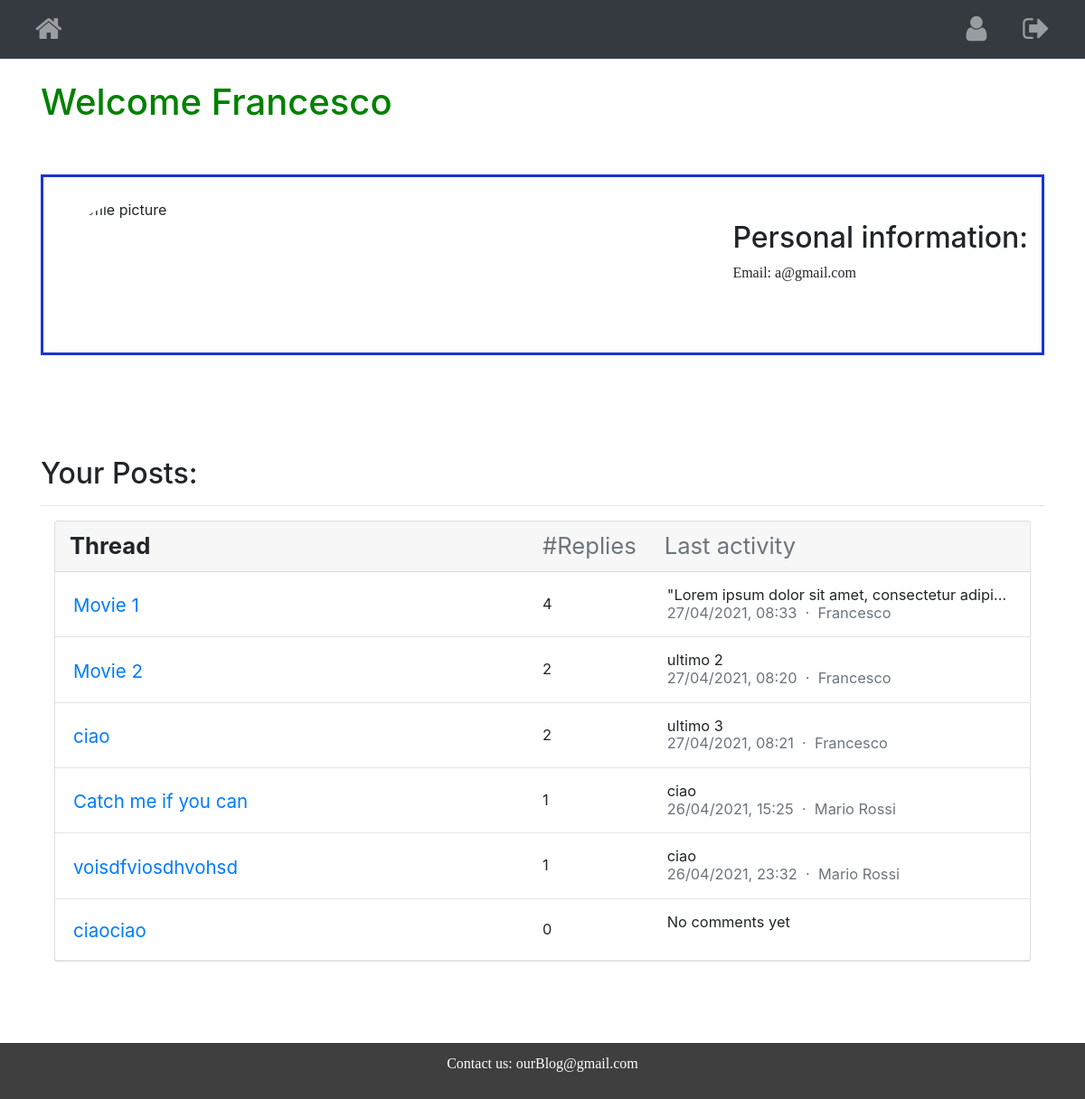
The app's page /profile (signed in), older data.
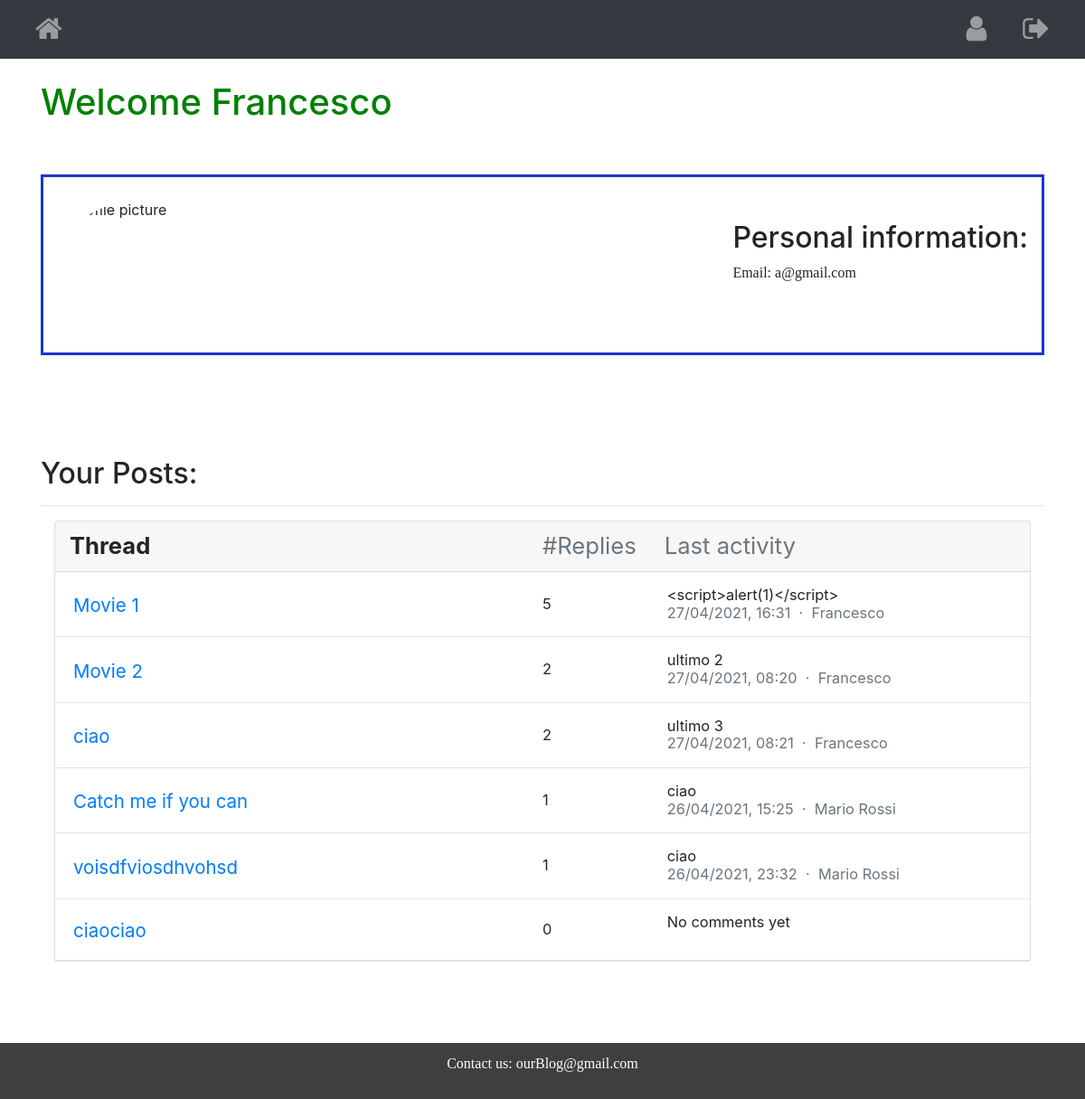
The same page, newer data.
### website/models.py (models this page shows)
class Post(db.Model):
    id = db.Column(db.Integer, primary_key=True)
    post_date = db.Column(db.DateTime(timezone=True), default=func.now())
    post_title = db.Column(db.String(200))
    post_text = db.Column(db.String(20000))
    post_image = db.Column(db.String(500)) #url
    user_id = db.Column(db.Integer, db.ForeignKey('user.id'))
    comments = db.relationship('Comment') # every time we create a post, add to a list the post_id and the associated post (?)

class Comment(db.Model, UserMixin):
    id = db.Column(db.Integer, primary_key=True)
    user_id = db.Column(db.Integer, db.ForeignKey('user.id'))
    post_id = db.Column(db.Integer, db.ForeignKey('post.id'))
    comment_text = db.Column(db.String(10000))
    comment_time = db.Column(db.DateTime(timezone=True), default=func.now())

### website/auth.py (the view)
@auth.route("/profile")
@login_required
def profile():
    postID_totalComments_dict = dict()
    postID_LastComment_dict = dict()
    for post in current_user.posts:
        totalComments = 0
        for comment in post.comments:
            totalComments += 1
        if len(post.comments) > 0:
            lastComment = post.comments[-1]
            postID_LastComment_dict.update({post.id : [lastComment.comment_text, lastComment.comment_time, User.query.get(lastComment.user_id).username]})
        postID_totalComments_dict.update({post.id: totalComments})
    print(postID_LastComment_dict)
    return render_template("profile.html", user=current_user, totalCommentXPost=postID_totalComments_dict, lastActivityInfo=postID_LastComment_dict)

### website/__init__.py (called while the page is built)
def create_app():
    app = Flask(__name__)
    app.config['SECRET_KEY'] = 'ciao'  #for securing session data
    app.config['SQLALCHEMY_DATABASE_URI'] = f'sqlite:///{DB_NAME}'
    db.init_app(app)
    from .views import views
    from .auth import auth
    app.register_blueprint(views, url_prefix="/")
    app.register_blueprint(auth, url_prefix="/")
    from .models import User, Post, Comment
    create_database(app)
    login_manager = LoginManager()
    login_manager.login_view = 'auth.login'
    login_manager.init_app(app)
    @login_manager.user_loader
    def load_user(id):
        return User.query.get(int(id)) #get is similar to filter_by, by defaults its gonna look for the primary key
    return app

### website/templates/profile.html (shortened to what the changed rows need)
{% extends "base.html" %} {% block title %}Profile{% endblock %}
{% block
content %}
<div>
    <h1>Welcome {{user.username}}</h1>
    <br>
</div>
<br>
<div class="container-fluid" style="border-style: solid solid solid solid ; border-width: 3px;	border-color:#1935d1; width: max-width; height: 200px;"
    data-column="80">
    <br>
    <br>
    <div style="float: right;">
        <h2>Personal information:</h2>
    </div>
    <br>
</div>
<br><br>
<h2 style="padding-bottom: 2em; padding-top: 2em;  margin: auto;
">Your Posts: {% if user.posts|length < 1 %} Actually, there are no posts yet </h2>
        {% else %}
        <hr>
        <div class="container-fluid mt-100">
            <div class="row">
                <div class="col-md-12">
                    <div class="card mb-3">
                        <div class="card-header pr-0 pl-0">
                            <div class="row no-gutters align-items-center w-100">
                            </div>
                        </div>
                        {% for post in user.posts %}
                        <div class="card-body py-3">
                            <div class=" small row no-gutters align-items-center">
                                <div class="col"><a href="/post/{{post.id}}" class="small font-weight-semibold"
                                        data-abc="true">{{post.post_title}}</a></div>
                                <div class="small d-none d-md-block col-6">
                                    <div class="small row no-gutters align-items-center">
                                        <div class="col-3">{{totalCommentXPost.get(post.id)}}</div>
                                        <div class="col-9">
                                            <div class="flex-truncate ml-2">
                                                {% if lastActivityInfo.get(post.id)[0] %}
                                                <a class="d-block text-truncate" data-abc="true"
                                                    style="text-overflow: ellipsis; overflow: hidden; white-space: nowrap;">{{lastActivityInfo.get(post.id)[0]}}</a>
                                                <div class="text-muted text-truncate">
                                                    {{lastActivityInfo.get(post.id)[1].strftime("%d/%m/%Y, %H:%M")}}
                                                    &nbsp;·&nbsp;
                                                    <a href="" class="text-muted"
                                                        data-abc="true">{{lastActivityInfo.get(post.id)[2]}}</a>
                                                </div>
                                                {% endif %}
                                            </div>
                                        </div>
                                    </div>
                                </div>
                            </div>
                        </div>
                        <hr class="m-0">
                        {% endfor %}
                    </div>
                </div>
            </div>
        </div>
        {% endif %}
        {% endblock %}

Row changes from the older to the newer data that the page shows:
no longer on this page (row unchanged): Comment: comment_text "\"Lorem ipsum dolor sit amet, consectetur adipi…", get "27/04/2021, 08:33"
shown differently, row unchanged: Post "Movie 1": get "4" → "5"; id.comment_text (not shown) → "<script>alert(1)</script>"
added Comment: get "27/04/2021, 16:31"
